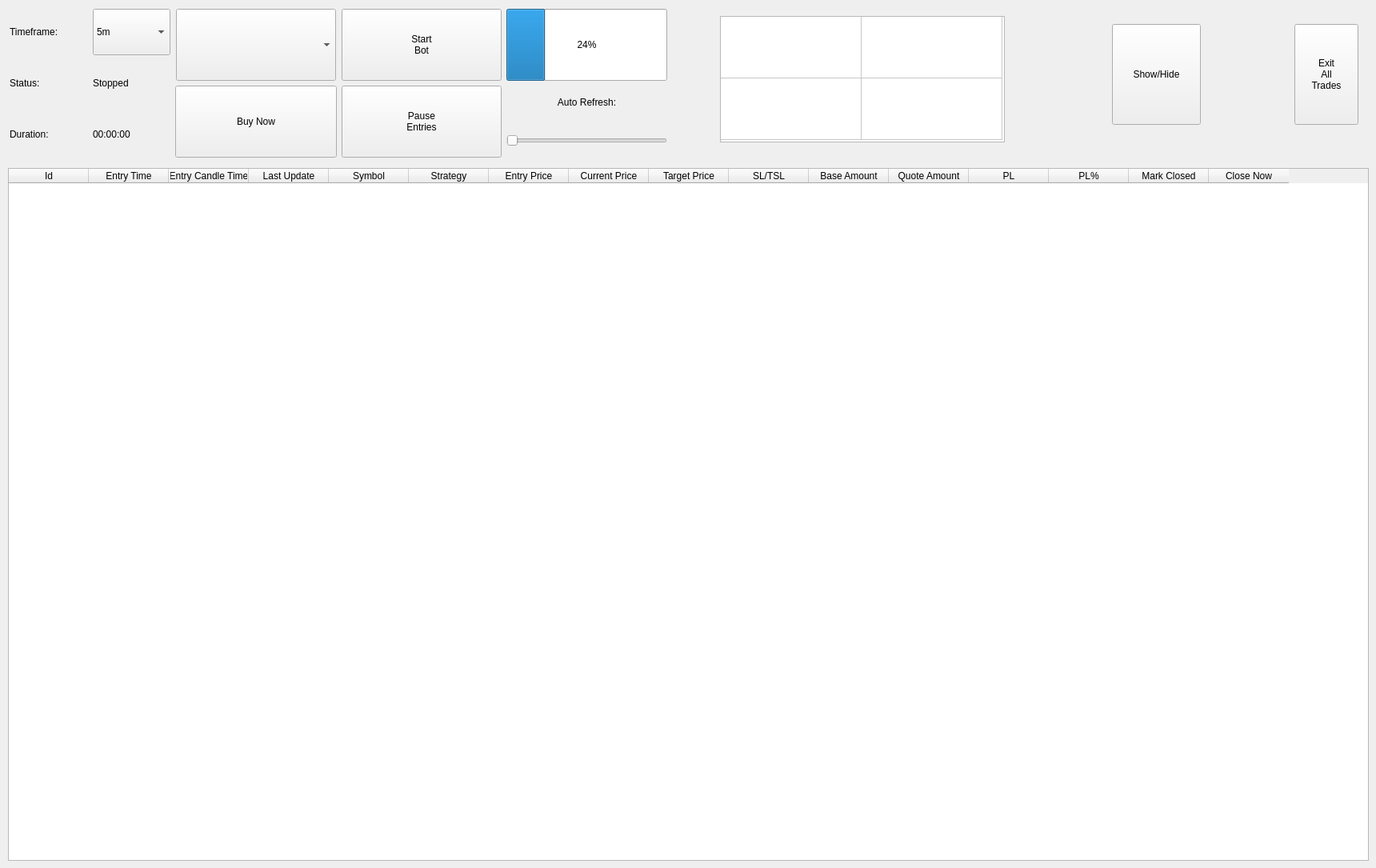
        <widget class="QWidget" name="tabTrades">
         <property name="Combinear.qss" stdset="0">
          <string notr="true"/>
         </property>
         <attribute name="title">
          <string>Trades</string>
         </attribute>
         <widget class="QTableWidget" name="tblTrades">
          <property name="enabled">
           <bool>true</bool>
          </property>
          <property name="geometry">
           <rect>
            <x>10</x>
            <y>210</y>
            <width>1701</width>
            <height>866</height>
           </rect>
          </property>
          <property name="sizePolicy">
           <sizepolicy hsizetype="MinimumExpanding" vsizetype="MinimumExpanding">
            <horstretch>0</horstretch>
            <verstretch>0</verstretch>
           </sizepolicy>
          </property>
          <property name="minimumSize">
           <size>
            <width>0</width>
            <height>200</height>
           </size>
          </property>
          <property name="baseSize">
           <size>
            <width>0</width>
            <height>500</height>
           </size>
          </property>
          <property name="alternatingRowColors">
           <bool>true</bool>
          </property>
          <property name="sortingEnabled">
           <bool>true</bool>
          </property>
          <property name="Combinear.qss" stdset="0">
           <string notr="true"/>
          </property>
          <attribute name="verticalHeaderVisible">
           <bool>false</bool>
          </attribute>
          <column>
           <property name="text">
            <string>Id</string>
           </property>
          </column>
          <column>
           <property name="text">
            <string>Entry Time</string>
           </property>
          </column>
          <column>
           <property name="text">
            <string>Entry Candle Time</string>
           </property>
          </column>
          <column>
           <property name="text">
            <string>Last Update</string>
           </property>
          </column>
          <column>
           <property name="text">
            <string>Symbol</string>
           </property>
          </column>
          <column>
           <property name="text">
            <string>Strategy</string>
           </property>
          </column>
          <column>
           <property name="text">
            <string>Entry Price</string>
           </property>
          </column>
          <column>
           <property name="text">
            <string>Current Price</string>
           </property>
          </column>
          <column>
           <property name="text">
            <string>Target Price</string>
           </property>
          </column>
          <column>
           <property name="text">
            <string>SL/TSL</string>
           </property>
          </column>
          <column>
           <property name="text">
            <string>Base Amount</string>
           </property>
          </column>
          <column>
           <property name="text">
            <string>Quote Amount</string>
           </property>
          </column>
          <column>
           <property name="text">
            <string>PL</string>
           </property>
          </column>
          <column>
           <property name="text">
            <string>PL%</string>
           </property>
          </column>
          <column>
           <property name="text">
            <string>Mark Closed</string>
           </property>
          </column>
          <column>
           <property name="text">
            <string>Close Now</string>
           </property>
          </column>
         </widget>
         <widget class="QTableWidget" name="tblQuickStats">
          <property name="geometry">
           <rect>
            <x>900</x>
            <y>20</y>
            <width>356</width>
            <height>158</height>
           </rect>
          </property>
          <property name="sizePolicy">
           <sizepolicy hsizetype="MinimumExpanding" vsizetype="MinimumExpanding">
            <horstretch>0</horstretch>
            <verstretch>0</verstretch>
           </sizepolicy>
          </property>
          <property name="minimumSize">
           <size>
            <width>0</width>
            <height>0</height>
           </size>
          </property>
          <property name="maximumSize">
           <size>
            <width>16777215</width>
            <height>16777215</height>
           </size>
          </property>
          <property name="baseSize">
           <size>
            <width>200</width>
            <height>55</height>
           </size>
          </property>
          <property name="cornerButtonEnabled">
           <bool>false</bool>
          </property>
          <property name="Combinear.qss" stdset="0">
           <string notr="true"/>
          </property>
          <attribute name="horizontalHeaderVisible">
           <bool>false</bool>
          </attribute>
          <attribute name="horizontalHeaderMinimumSectionSize">
           <number>176</number>
          </attribute>
          <attribute name="horizontalHeaderDefaultSectionSize">
           <number>176</number>
          </attribute>
          <attribute name="horizontalHeaderHighlightSections">
           <bool>false</bool>
          </attribute>
          <attribute name="verticalHeaderVisible">
           <bool>false</bool>
          </attribute>
          <attribute name="verticalHeaderMinimumSectionSize">
           <number>77</number>
          </attribute>
          <attribute name="verticalHeaderDefaultSectionSize">
           <number>77</number>
          </attribute>
          <attribute name="verticalHeaderHighlightSections">
           <bool>false</bool>
          </attribute>
          <row>
           <property name="text">
            <string>New Row</string>
           </property>
          </row>
          <row>
           <property name="text">
            <string>New Row</string>
           </property>
          </row>
          <column>
           <property name="text">
            <string/>
           </property>
          </column>
          <column>
           <property name="text">
            <string/>
           </property>
          </column>
         </widget>
         <widget class="QWidget" name="">
          <property name="geometry">
           <rect>
            <x>12</x>
            <y>11</y>
            <width>822</width>
            <height>186</height>
           </rect>
          </property>
          <layout class="QGridLayout" name="gridLayout_4">
           <item row="0" column="0">
            <layout class="QGridLayout" name="gridLayout_2">
             <item row="1" column="0">
              <widget class="QLabel" name="statusLabel">
               <property name="sizePolicy">
                <sizepolicy hsizetype="Preferred" vsizetype="Preferred">
                 <horstretch>0</horstretch>
                 <verstretch>0</verstretch>
                </sizepolicy>
               </property>
               <property name="text">
                <string>Status:</string>
               </property>
               <property name="Combinear.qss" stdset="0">
                <string notr="true"/>
               </property>
              </widget>
             </item>
             <item row="2" column="0">
              <widget class="QLabel" name="openTradesLabel">
               <property name="sizePolicy">
                <sizepolicy hsizetype="Preferred" vsizetype="Preferred">
                 <horstretch>0</horstretch>
                 <verstretch>0</verstretch>
                </sizepolicy>
               </property>
               <property name="text">
                <string>Duration:</string>
               </property>
               <property name="Combinear.qss" stdset="0">
                <string notr="true"/>
               </property>
              </widget>
             </item>
             <item row="1" column="1">
              <widget class="QLabel" name="lblBotStatus">
               <property name="sizePolicy">
                <sizepolicy hsizetype="Preferred" vsizetype="Preferred">
                 <horstretch>0</horstretch>
                 <verstretch>0</verstretch>
                </sizepolicy>
               </property>
               <property name="maximumSize">
                <size>
                 <width>300</width>
                 <height>16777215</height>
                </size>
               </property>
               <property name="text">
                <string>Stopped</string>
               </property>
               <property name="Combinear.qss" stdset="0">
                <string notr="true"/>
               </property>
              </widget>
             </item>
             <item row="0" column="1">
              <widget class="QComboBox" name="drpBotTimeframe">
               <property name="sizePolicy">
                <sizepolicy hsizetype="Preferred" vsizetype="Preferred">
                 <horstretch>0</horstretch>
                 <verstretch>0</verstretch>
                </sizepolicy>
               </property>
               <property name="minimumSize">
                <size>
                 <width>10</width>
                 <height>0</height>
                </size>
               </property>
               <property name="maximumSize">
                <size>
                 <width>300</width>
                 <height>16777215</height>
                </size>
               </property>
               <property name="currentText">
                <string>5m</string>
               </property>
               <property name="currentIndex">
                <number>1</number>
               </property>
               <property name="Combinear.qss" stdset="0">
                <string notr="true"/>
               </property>
               <item>
                <property name="text">
                 <string>1m</string>
                </property>
               </item>
               <item>
                <property name="text">
                 <string>5m</string>
                </property>
               </item>
               <item>
                <property name="text">
                 <string>1h</string>
                </property>
               </item>
               <item>
                <property name="text">
                 <string>1d</string>
                </property>
               </item>
              </widget>
             </item>
             <item row="0" column="0">
              <widget class="QLabel" name="timeframeLabel">
               <property name="text">
                <string>Timeframe:</string>
               </property>
               <property name="Combinear.qss" stdset="0">
                <string notr="true"/>
               </property>
              </widget>
             </item>
             <item row="2" column="1">
              <widget class="QLabel" name="lblBotRunTime">
               <property name="sizePolicy">
                <sizepolicy hsizetype="Preferred" vsizetype="Preferred">
                 <horstretch>0</horstretch>
                 <verstretch>0</verstretch>
                </sizepolicy>
               </property>
               <property name="maximumSize">
                <size>
                 <width>300</width>
                 <height>16777215</height>
                </size>
               </property>
               <property name="text">
                <string>00:00:00</string>
               </property>
               <property name="Combinear.qss" stdset="0">
                <string notr="true"/>
               </property>
              </widget>
             </item>
            </layout>
           </item>
           <item row="0" column="1">
            <layout class="QVBoxLayout" name="verticalLayout_2">
             <item>
              <layout class="QGridLayout" name="gridLayout_30">
               <item row="0" column="0">
                <widget class="QComboBox" name="drpSymbolBuyNow">
                 <property name="sizePolicy">
                  <sizepolicy hsizetype="Preferred" vsizetype="Preferred">
                   <horstretch>0</horstretch>
                   <verstretch>0</verstretch>
                  </sizepolicy>
                 </property>
                 <property name="minimumSize">
                  <size>
                   <width>200</width>
                   <height>0</height>
                  </size>
                 </property>
                 <property name="maximumSize">
                  <size>
                   <width>140</width>
                   <height>16777215</height>
                  </size>
                 </property>
                 <property name="Combinear.qss" stdset="0">
                  <string notr="true"/>
                 </property>
                </widget>
               </item>
              </layout>
             </item>
             <item>
              <widget class="QPushButton" name="btnBuyNow">
               <property name="sizePolicy">
                <sizepolicy hsizetype="Preferred" vsizetype="Preferred">
                 <horstretch>0</horstretch>
                 <verstretch>0</verstretch>
                </sizepolicy>
               </property>
               <property name="minimumSize">
                <size>
                 <width>200</width>
                 <height>50</height>
                </size>
               </property>
               <property name="text">
                <string>Buy Now</string>
               </property>
               <property name="Combinear.qss" stdset="0">
                <string notr="true"/>
               </property>
              </widget>
             </item>
            </layout>
           </item>
           <item row="0" column="2">
            <layout class="QVBoxLayout" name="verticalLayout_11">
             <item>
              <widget class="QPushButton" name="btnStartBot">
               <property name="sizePolicy">
                <sizepolicy hsizetype="MinimumExpanding" vsizetype="MinimumExpanding">
                 <horstretch>0</horstretch>
                 <verstretch>0</verstretch>
                </sizepolicy>
               </property>
               <property name="minimumSize">
                <size>
                 <width>30</width>
                 <height>25</height>
                </size>
               </property>
               <property name="maximumSize">
                <size>
                 <width>200</width>
                 <height>200</height>
                </size>
               </property>
               <property name="baseSize">
                <size>
                 <width>50</width>
                 <height>30</height>
                </size>
               </property>
               <property name="text">
                <string>Start
Bot</string>
               </property>
               <property name="Combinear.qss" stdset="0">
                <string notr="true"/>
               </property>
              </widget>
             </item>
             <item>
              <widget class="QPushButton" name="btnStopEntries">
               <property name="sizePolicy">
                <sizepolicy hsizetype="MinimumExpanding" vsizetype="MinimumExpanding">
                 <horstretch>0</horstretch>
                 <verstretch>0</verstretch>
                </sizepolicy>
               </property>
               <property name="minimumSize">
                <size>
                 <width>30</width>
                 <height>25</height>
                </size>
               </property>
               <property name="maximumSize">
                <size>
                 <width>200</width>
                 <height>200</height>
                </size>
               </property>
               <property name="baseSize">
                <size>
                 <width>50</width>
                 <height>30</height>
                </size>
               </property>
               <property name="text">
                <string>Pause
Entries</string>
               </property>
               <property name="Combinear.qss" stdset="0">
                <string notr="true"/>
               </property>
              </widget>
             </item>
            </layout>
           </item>
           <item row="0" column="3">
            <layout class="QVBoxLayout" name="verticalLayout_13">
             <item>
              <widget class="QProgressBar" name="progressBar">
               <property name="sizePolicy">
                <sizepolicy hsizetype="Preferred" vsizetype="Preferred">
                 <horstretch>0</horstretch>
                 <verstretch>0</verstretch>
                </sizepolicy>
               </property>
               <property name="minimumSize">
                <size>
                 <width>200</width>
                 <height>0</height>
                </size>
               </property>
               <property name="value">
                <number>24</number>
               </property>
               <property name="Combinear.qss" stdset="0">
                <string notr="true"/>
               </property>
              </widget>
             </item>
             <item>
              <layout class="QVBoxLayout" name="verticalLayout_10">
               <item>
                <widget class="QLabel" name="asdLabel_2">
                 <property name="sizePolicy">
                  <sizepolicy hsizetype="Preferred" vsizetype="Preferred">
                   <horstretch>0</horstretch>
                   <verstretch>0</verstretch>
                  </sizepolicy>
                 </property>
                 <property name="text">
                  <string>Auto Refresh:</string>
                 </property>
                 <property name="alignment">
                  <set>Qt::AlignCenter</set>
                 </property>
                 <property name="Combinear.qss" stdset="0">
                  <string notr="true"/>
                 </property>
                </widget>
               </item>
               <item>
                <widget class="QSlider" name="horizontalSlider">
                 <property name="sizePolicy">
                  <sizepolicy hsizetype="Preferred" vsizetype="Preferred">
                   <horstretch>0</horstretch>
                   <verstretch>0</verstretch>
                  </sizepolicy>
                 </property>
                 <property name="minimumSize">
                  <size>
                   <width>200</width>
                   <height>0</height>
                  </size>
                 </property>
                 <property name="maximum">
                  <number>5</number>
                 </property>
                 <property name="singleStep">
                  <number>5</number>
                 </property>
                 <property name="orientation">
                  <enum>Qt::Horizontal</enum>
                 </property>
                </widget>
               </item>
              </layout>
             </item>
            </layout>
           </item>
          </layout>
         </widget>
         <widget class="QWidget" name="">
          <property name="geometry">
           <rect>
            <x>1390</x>
            <y>30</y>
            <width>308</width>
            <height>126</height>
           </rect>
          </property>
          <layout class="QHBoxLayout" name="horizontalLayout_13">
           <item>
            <widget class="QPushButton" name="ShowHide_Trades">
             <property name="sizePolicy">
              <sizepolicy hsizetype="MinimumExpanding" vsizetype="MinimumExpanding">
               <horstretch>0</horstretch>
               <verstretch>0</verstretch>
              </sizepolicy>
             </property>
             <property name="minimumSize">
              <size>
               <width>50</width>
               <height>25</height>
              </size>
             </property>
             <property name="maximumSize">
              <size>
               <width>200</width>
               <height>200</height>
              </size>
             </property>
             <property name="baseSize">
              <size>
               <width>50</width>
               <height>30</height>
              </size>
             </property>
             <property name="text">
              <string>Show/Hide</string>
             </property>
            </widget>
           </item>
           <item>
            <spacer name="horizontalSpacer_12">
             <property name="orientation">
              <enum>Qt::Horizontal</enum>
             </property>
             <property name="sizeHint" stdset="0">
              <size>
               <width>40</width>
               <height>20</height>
              </size>
             </property>
            </spacer>
           </item>
           <item>
            <widget class="QPushButton" name="btnExitAllTrades">
             <property name="sizePolicy">
              <sizepolicy hsizetype="Preferred" vsizetype="Preferred">
               <horstretch>0</horstretch>
               <verstretch>100</verstretch>
              </sizepolicy>
             </property>
             <property name="minimumSize">
              <size>
               <width>50</width>
               <height>50</height>
              </size>
             </property>
             <property name="maximumSize">
              <size>
               <width>200</width>
               <height>200</height>
              </size>
             </property>
             <property name="baseSize">
              <size>
               <width>50</width>
               <height>50</height>
              </size>
             </property>
             <property name="text">
              <string>Exit
All
Trades</string>
             </property>
             <property name="Combinear.qss" stdset="0">
              <string notr="true"/>
             </property>
            </widget>
           </item>
          </layout>
         </widget>
        </widget>
